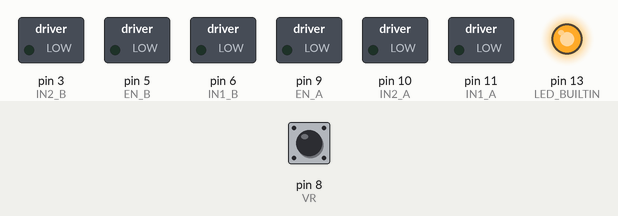
A sketch run on a simulated Arduino Uno, built with avr-gcc and run on an emulated ATmega328P. Shown: switched loads named in the sketch (green lamp = pin HIGH), output pins drawn as LEDs (lit = HIGH). Inputs (shaded band) come from the test bench; at power-on: pin 8 (VR) HIGH.

Above: at 1.1 s.
At 6.1 s:
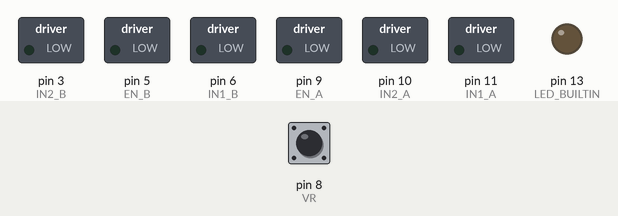
Timing chart, 0 to 7.6 s (numbered marks = the images above):
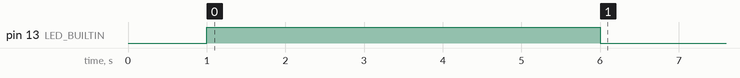

The sketch:

swetch_test.ino
```cpp
#include <L298N.h>
#include <QTRSensors.h>
#define ll long long
#define ld long double

void motor_drive(int left, int right);
void calibrate();
void swetch();
void bangbangw();

const ll EN_A = 9;
const ll IN1_A = 11;
const ll IN2_A = 10;

const ll IN1_B = 6;
const ll IN2_B = 3;
const ll EN_B = 5;


int L=A1;
int ML=A2;
int MM=A3;
int MR=A4;
int R=A5;
int VR=8;
int VL=4;


const int arr[6] = {A0,L,ML,MM,MR,R};

L298N motorLB(EN_A, IN1_A , IN2_A);
L298N motorRA(EN_B, IN1_B , IN2_B);
////////////////////////////////////////////////////
QTRSensors qtr;

const uint8_t SensorCount = 5;
uint16_t sensorValues[SensorCount];
////////////////////////////////////////////////////

ld lastError = 0.0;
const ll GOAL   = 2000;
const ll MAX_SPEED = 90;
ll position;
ll error;
ll adjustment;
const ld  KP  = 0.095;
const ld KD  = 0;

///////////////////

ld lastErrorw = 0.0;
ll positionW;
ll errorw;
ll adjustmentw;

///////////////////

unsigned ll grid_time    = 0 ;
unsigned ll grid_counter = 0 ;
unsigned ll flag         = 0 ;

////////////////////////////////////////////////////
void setup()
{
  Serial.begin(9600);

  qtr.setTypeAnalog();
  qtr.setSensorPins((const uint8_t[]){ A1, A2, A3, A4, A5}, SensorCount);
////////////////////////////////////////////////////
  pinMode(VL,INPUT);
  pinMode(L,INPUT);
  pinMode(ML,INPUT);
  pinMode(MM,INPUT);
  pinMode(MR,INPUT);
  pinMode(R,INPUT);
  pinMode(VR,INPUT);
////////////////////////////////////////////////////
  pinMode(EN_A,OUTPUT);
  pinMode(EN_B,OUTPUT);
  pinMode(IN1_A,OUTPUT);
  pinMode(IN2_A,OUTPUT);
  pinMode(IN1_B,OUTPUT);
  pinMode(IN2_B,OUTPUT);
////////////////////////////////////////////////////
  calibrate();
}


void loop()
{
//////////////////////
swetch();
//////////////////////
}

///////////////////////////////////////////////////////////////////////////////////////
void PIDs(){

  position = qtr.readLineBlack(sensorValues);

  error = GOAL - position;

  adjustment = KP*error + KD*(error - lastError);

  lastError = error;

  motor_drive( (MAX_SPEED - adjustment)  ,  (MAX_SPEED + adjustment) );

}
///////////////////////////////////////////////////////////////////////////////////////
void motor_drive(int left1, int right1){

  int left = constrain(left1, 0, MAX_SPEED);
  int right = constrain(right1, 0, MAX_SPEED);

  if(right > 0)
  {
    motorRA.setSpeed(right);
    motorRA.forward();
  }
  else if(right < 0)
  {
    motorRA.setSpeed(right);
    motorRA.backward();
  }
  else
  {
    motorRA.setSpeed(0);
    motorRA.stop();
  }


  if(left > 0)
  {
    motorLB.setSpeed(left);
    motorLB.forward();
  }
  else if(left < 0)
  {
    motorLB.setSpeed(left);
    motorLB.backward();
  }
  else
  {
    motorLB.setSpeed(0);
    motorLB.stop();
  }
}

///////////////////////////////////////////////////////////////////////////////////////
void calibrate(){

  delay(1000);
  pinMode(LED_BUILTIN, OUTPUT);
  digitalWrite(LED_BUILTIN, HIGH);

  for (uint16_t i = 0; i < 200; i++)
  {
    qtr.calibrate();
  }

  digitalWrite(LED_BUILTIN, LOW);

}

///////////////////////////////////////////////////////////////////////////////////////

void swetch(){

  while(

      ((digitalRead(VR)==0) and (digitalRead(VL)==0)) and //  <----     problem in normal turns
      (
      (sensorValues[0] <= qtr.calibrationOn.minimum[0] + 150) or
      (sensorValues[1] <= qtr.calibrationOn.minimum[1] + 150) or
      (sensorValues[2] <= qtr.calibrationOn.minimum[2] + 150) or
      (sensorValues[3] <= qtr.calibrationOn.minimum[3] + 150) or
      (sensorValues[4] <= qtr.calibrationOn.minimum[4] + 150)
      )
    )
    {

      Serial.println("swetch fn");
      //bangbangw();
    }

}
///////////////////////////////////////////////////////////////////////////////////////
void bangbangw(){
  if((sensorValues[1] <= qtr.calibrationOn.minimum[1] + 150) or (sensorValues[0] <= qtr.calibrationOn.minimum[0] + 150)){
    motor_drive(MAX_SPEED,MAX_SPEED-50);
  }
  else if((sensorValues[3] <= qtr.calibrationOn.minimum[3] + 150) or (sensorValues[4] <= qtr.calibrationOn.minimum[4] + 150)){
    motor_drive(MAX_SPEED-50,MAX_SPEED);
  }
}
```
